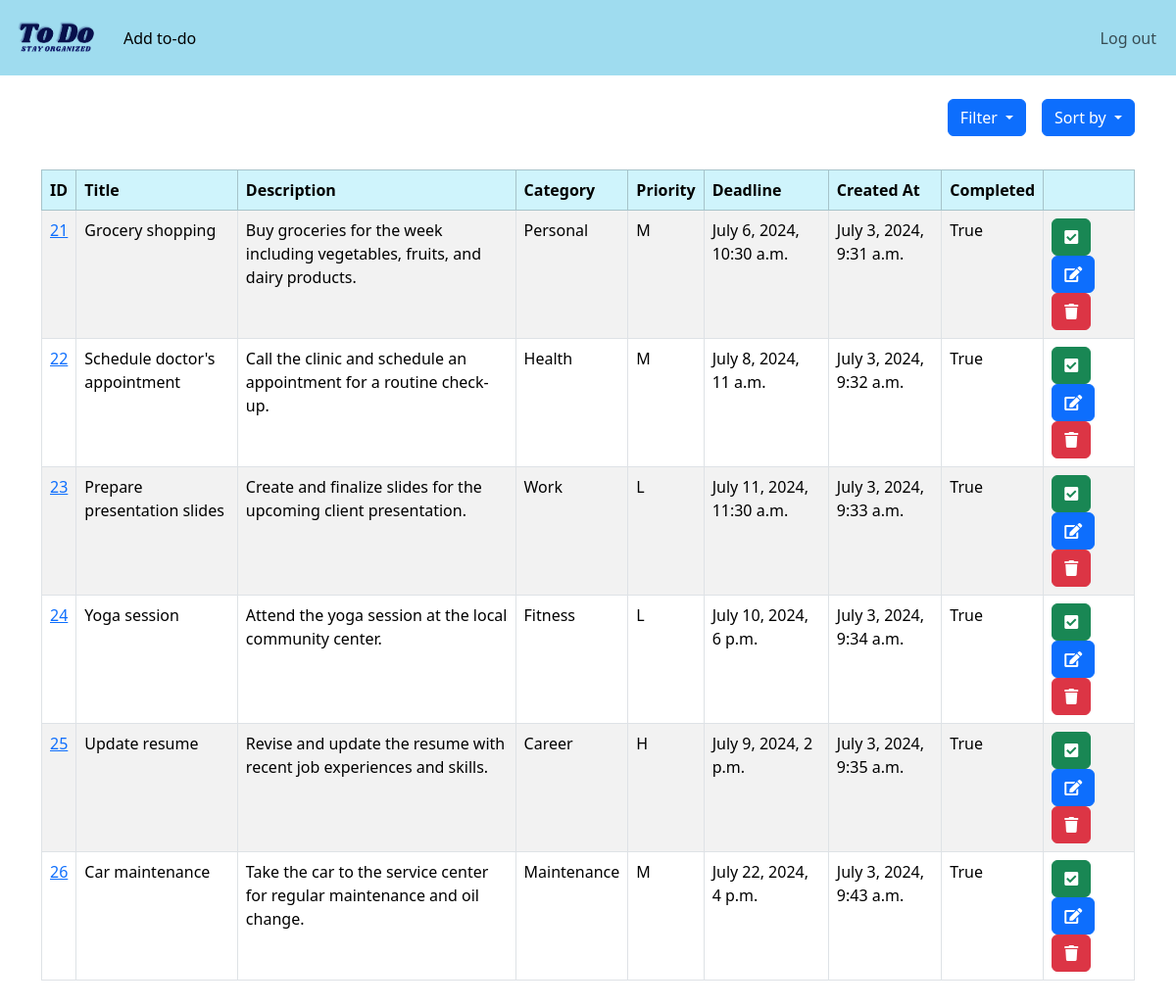
Page /filter_tasks/?completed=true (signed in) on the committed database.
### website/models.py (models this page shows, shortened)
class Task(models.Model):
    PRIORITY_CHOICES = [
        ('L', 'Low'),
        ('M', 'Medium'),
        ('H', 'High'),
    ]
    user = models.ForeignKey(User, on_delete=models.CASCADE)
    created_at = models.DateTimeField(auto_now_add=True)
    title = models.CharField(max_length=100)
    description = models.TextField()
    category = models.CharField(max_length=50, blank=True, null=True)
    deadline = models.DateTimeField(blank=True, null=True)
    priority = models.CharField(max_length=1, choices=PRIORITY_CHOICES, default='M')
    completed = models.BooleanField(default=False)

### website/views.py (the view)
# urls.py: path('filter_tasks/', views.filter_tasks, name = 'filter_tasks' )
def filter_tasks(request):
    if request.user.is_authenticated:
        tasks = Task.objects.filter(user=request.user)
        priority = request.GET.get('priority')
        completed = request.GET.get('completed')
        if priority:
            tasks = tasks.filter(priority=priority)
        if completed is not None:
            completed = completed.lower() == 'true'
            tasks = tasks.filter(completed=completed)
        return render(request, 'home.html', {'tasks': tasks})
    else:
        messages.success(request, "You must be logged in! Log in and try again...")
        return redirect('home')

### website/templates/home.html (shortened to what this page needs)
{% extends 'base.html' %}
{% block content %}
<div class="dropdown float-end">
  <button class="btn btn-primary dropdown-toggle" type="button" data-bs-toggle="dropdown" aria-expanded="false">
   Sort by
  </button>
</div>
<div class="dropdown float-end me-3">
  <button class="btn btn-primary dropdown-toggle" type="button" data-bs-toggle="dropdown" aria-expanded="false">
   Filter
  </button>
</div>
<br/>
<br/>
<br/>
<table class="table table-striped table-hover table-bordered" >
  <thead class="table-info">
    <tr>
      <th scope="col">ID</th>
      <th scope="col">Title</th>
      <th scope="col">Description</th>
      <th scope="col">Category</th>
      <th scope="col">Priority</th>
      <th scope="col">Deadline</th>
      <th scope="col">Created At</th>
      <th scope="col">Completed</th>
      <th scope="col"></th>
    </tr>
  </thead>
  <tbody>
    {% if tasks %}
      {% for task in tasks %}
        <tr>
          <td><a href = "{% url 'task' task.id %}">{{ task.id }}</a></td>
          <td>{{ task.title }}</td>
          <td>{{ task.description }}</td>
          <td>{{ task.category }}</td>
          <td>{{ task.priority }}</td>
          <td>{{ task.deadline }}</td>
          <td>{{ task.created_at }}</td>
          <td>{{ task.completed }}</td>
          <td>
            <a href="{% url 'complete_task' task.id %}" class="btn btn-success"><i class="fas fa-check-square"></i></a>
            <a href="{% url 'edit_task' task.id %}" class="btn btn-primary"><i class="fas fa-edit"></i></a>
            <a href="{% url 'delete_task' task.id %}" class="btn btn-danger"><i class="fas fa-trash"></i></a>
          </td>
        </tr>
      {% endfor %}
    {% else %}
      <tr>
        <td colspan="7">No tasks found.</td>
      </tr>
    {% endif %}
  </tbody>
</table>
<br/>
<br/>
<br/>
{% endblock %}

### rows in the picture
Task: id "21", title "Grocery shopping", description "Buy groceries for the week including vegetables, fruits, and dairy products.", category "Personal", priority "M", deadline "July 6, 2024, 10:30 a.m.", created_at "July 3, 2024, 9:31 a.m.", completed "True"
Task: id "22", title "Schedule doctor's appointment", description "Call the clinic and schedule an appointment for a routine check-up.", category "Health", priority "M", deadline "July 8, 2024, 11 a.m.", created_at "July 3, 2024, 9:32 a.m.", completed "True"
Task: id "23", title "Prepare presentation slides", description "Create and finalize slides for the upcoming client presentation.", category "Work", priority "L", deadline "July 11, 2024, 11:30 a.m.", created_at "July 3, 2024, 9:33 a.m.", completed "True"
Task: id "24", title "Yoga session", description "Attend the yoga session at the local community center.", category "Fitness", priority "L", deadline "July 10, 2024, 6 p.m.", created_at "July 3, 2024, 9:34 a.m.", completed "True"
Task: id "25", title "Update resume", description "Revise and update the resume with recent job experiences and skills.", category "Career", priority "H", deadline "July 9, 2024, 2 p.m.", created_at "July 3, 2024, 9:35 a.m.", completed "True"
Task: id "26", title "Car maintenance", description "Take the car to the service center for regular maintenance and oil change.", category "Maintenance", priority "M", deadline "July 22, 2024, 4 p.m.", created_at "July 3, 2024, 9:43 a.m.", completed "True"
